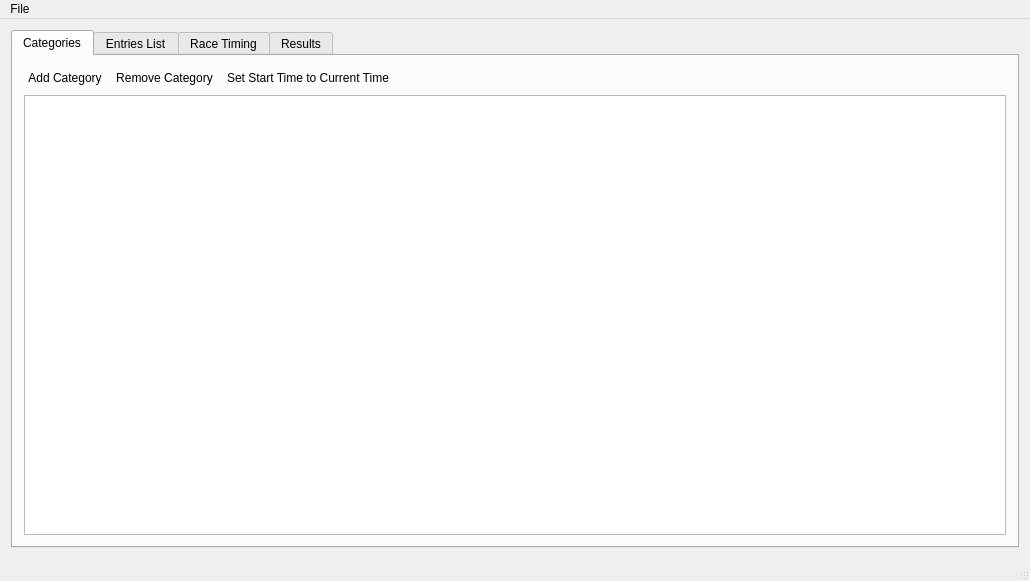
<?xml version="1.0" encoding="UTF-8"?>
<ui version="4.0">
 <class>MainWindow</class>
 <widget class="QMainWindow" name="MainWindow">
  <property name="geometry">
   <rect>
    <x>0</x>
    <y>0</y>
    <width>1030</width>
    <height>581</height>
   </rect>
  </property>
  <property name="windowTitle">
   <string>Race Timer</string>
  </property>
  <widget class="QWidget" name="centralWidget">
   <layout class="QVBoxLayout" name="verticalLayout_2">
    <item>
     <widget class="QTabWidget" name="mainTabCtrl">
      <property name="currentIndex">
       <number>0</number>
      </property>
      <widget class="QWidget" name="categoriesTab">
       <attribute name="title">
        <string>Categories</string>
       </attribute>
       <layout class="QVBoxLayout" name="categoriesLayout">
        <item>
         <layout class="QHBoxLayout" name="categoriesButtonsLayout">
          <item>
           <widget class="QPushButton" name="addCategory">
            <property name="text">
             <string>Add Category</string>
            </property>
            <property name="flat">
             <bool>true</bool>
            </property>
           </widget>
          </item>
          <item>
           <widget class="QPushButton" name="removeCategory">
            <property name="text">
             <string>Remove Category</string>
            </property>
            <property name="flat">
             <bool>true</bool>
            </property>
           </widget>
          </item>
          <item>
           <widget class="QPushButton" name="updateStartTime">
            <property name="text">
             <string>Set Start Time to Current Time</string>
            </property>
            <property name="flat">
             <bool>true</bool>
            </property>
           </widget>
          </item>
          <item>
           <spacer name="categoryButtonSpacer">
            <property name="orientation">
             <enum>Qt::Horizontal</enum>
            </property>
            <property name="sizeHint" stdset="0">
             <size>
              <width>40</width>
              <height>20</height>
             </size>
            </property>
           </spacer>
          </item>
         </layout>
        </item>
        <item>
         <widget class="TableView" name="categoriesTable">
          <property name="editTriggers">
           <set>QAbstractItemView::AllEditTriggers</set>
          </property>
          <property name="alternatingRowColors">
           <bool>true</bool>
          </property>
          <attribute name="verticalHeaderCascadingSectionResizes">
           <bool>true</bool>
          </attribute>
          <attribute name="verticalHeaderDefaultSectionSize">
           <number>0</number>
          </attribute>
         </widget>
        </item>
       </layout>
      </widget>
      <widget class="QWidget" name="entriesTab">
       <property name="layoutDirection">
        <enum>Qt::LeftToRight</enum>
       </property>
       <attribute name="title">
        <string>Entries List</string>
       </attribute>
       <layout class="QVBoxLayout" name="entriesLayout">
        <item>
         <layout class="QHBoxLayout" name="entriesButtonLayout">
          <item>
           <widget class="QPushButton" name="addEntrant">
            <property name="text">
             <string>Add Entrant</string>
            </property>
            <property name="flat">
             <bool>true</bool>
            </property>
           </widget>
          </item>
          <item>
           <spacer name="entriesListSpacer">
            <property name="orientation">
             <enum>Qt::Horizontal</enum>
            </property>
            <property name="sizeHint" stdset="0">
             <size>
              <width>40</width>
              <height>20</height>
             </size>
            </property>
           </spacer>
          </item>
         </layout>
        </item>
        <item>
         <widget class="TableView" name="entriesTable">
          <property name="editTriggers">
           <set>QAbstractItemView::AllEditTriggers</set>
          </property>
          <property name="alternatingRowColors">
           <bool>true</bool>
          </property>
          <attribute name="verticalHeaderCascadingSectionResizes">
           <bool>true</bool>
          </attribute>
          <attribute name="verticalHeaderDefaultSectionSize">
           <number>0</number>
          </attribute>
         </widget>
        </item>
       </layout>
      </widget>
      <widget class="QWidget" name="raceTab">
       <attribute name="title">
        <string>Race Timing</string>
       </attribute>
       <layout class="QHBoxLayout" name="horizontalLayout">
        <item>
         <layout class="QVBoxLayout" name="verticalLayout">
          <property name="spacing">
           <number>20</number>
          </property>
          <property name="leftMargin">
           <number>20</number>
          </property>
          <property name="topMargin">
           <number>10</number>
          </property>
          <property name="rightMargin">
           <number>20</number>
          </property>
          <property name="bottomMargin">
           <number>10</number>
          </property>
          <item>
           <widget class="QLabel" name="timingLabel">
            <property name="text">
             <string>Race Number:</string>
            </property>
           </widget>
          </item>
          <item>
           <widget class="RaceNumberBox" name="raceNumberEdit">
            <property name="sizePolicy">
             <sizepolicy hsizetype="Minimum" vsizetype="MinimumExpanding">
              <horstretch>0</horstretch>
              <verstretch>0</verstretch>
             </sizepolicy>
            </property>
           </widget>
          </item>
          <item>
           <widget class="QPushButton" name="competitorFinishedButton">
            <property name="text">
             <string>Crossed the Line!</string>
            </property>
           </widget>
          </item>
         </layout>
        </item>
        <item>
         <widget class="TableView" name="timingTable"/>
        </item>
       </layout>
      </widget>
      <widget class="QWidget" name="resultsTab">
       <attribute name="title">
        <string>Results</string>
       </attribute>
       <layout class="QVBoxLayout" name="resultsTabLayout">
        <item>
         <layout class="QHBoxLayout" name="horizontalLayout_2">
          <item>
           <widget class="QLabel" name="resultCategoryLabel">
            <property name="text">
             <string>Category: </string>
            </property>
           </widget>
          </item>
          <item>
           <widget class="QComboBox" name="resultsCombo"/>
          </item>
          <item>
           <spacer name="horizontalSpacer">
            <property name="orientation">
             <enum>Qt::Horizontal</enum>
            </property>
            <property name="sizeHint" stdset="0">
             <size>
              <width>40</width>
              <height>20</height>
             </size>
            </property>
           </spacer>
          </item>
         </layout>
        </item>
        <item>
         <widget class="QTableView" name="resultsTable"/>
        </item>
       </layout>
      </widget>
     </widget>
    </item>
   </layout>
  </widget>
  <widget class="QMenuBar" name="menuBar">
   <property name="geometry">
    <rect>
     <x>0</x>
     <y>0</y>
     <width>1030</width>
     <height>26</height>
    </rect>
   </property>
   <widget class="QMenu" name="menuFile">
    <property name="title">
     <string>File</string>
    </property>
    <addaction name="actionNew"/>
    <addaction name="actionOpen"/>
    <addaction name="actionSave"/>
    <addaction name="separator"/>
    <addaction name="actionExit"/>
   </widget>
   <addaction name="menuFile"/>
  </widget>
  <widget class="QStatusBar" name="statusBar"/>
  <action name="actionNew">
   <property name="text">
    <string>New...</string>
   </property>
   <property name="shortcut">
    <string>Ctrl+N</string>
   </property>
  </action>
  <action name="actionOpen">
   <property name="text">
    <string>Open...</string>
   </property>
   <property name="shortcut">
    <string>Ctrl+O</string>
   </property>
  </action>
  <action name="actionExit">
   <property name="text">
    <string>Exit</string>
   </property>
  </action>
  <action name="actionImport_Competitors">
   <property name="text">
    <string>Import Competitors</string>
   </property>
  </action>
  <action name="actionExport_Results">
   <property name="text">
    <string>Export Results</string>
   </property>
  </action>
  <action name="actionSave">
   <property name="text">
    <string>Save...</string>
   </property>
   <property name="shortcut">
    <string>Ctrl+S</string>
   </property>
  </action>
  <action name="actionAddResult">
   <property name="text">
    <string>Add Result</string>
   </property>
   <property name="shortcut">
    <string>Ctrl+Space</string>
   </property>
  </action>
 </widget>
 <layoutdefault spacing="6" margin="11"/>
 <customwidgets>
  <customwidget>
   <class>RaceNumberBox</class>
   <extends>QSpinBox</extends>
   <header>racenumberbox.h</header>
  </customwidget>
  <customwidget>
   <class>TableView</class>
   <extends>QTableView</extends>
   <header>tableview.h</header>
  </customwidget>
 </customwidgets>
 <resources/>
 <connections/>
</ui>
